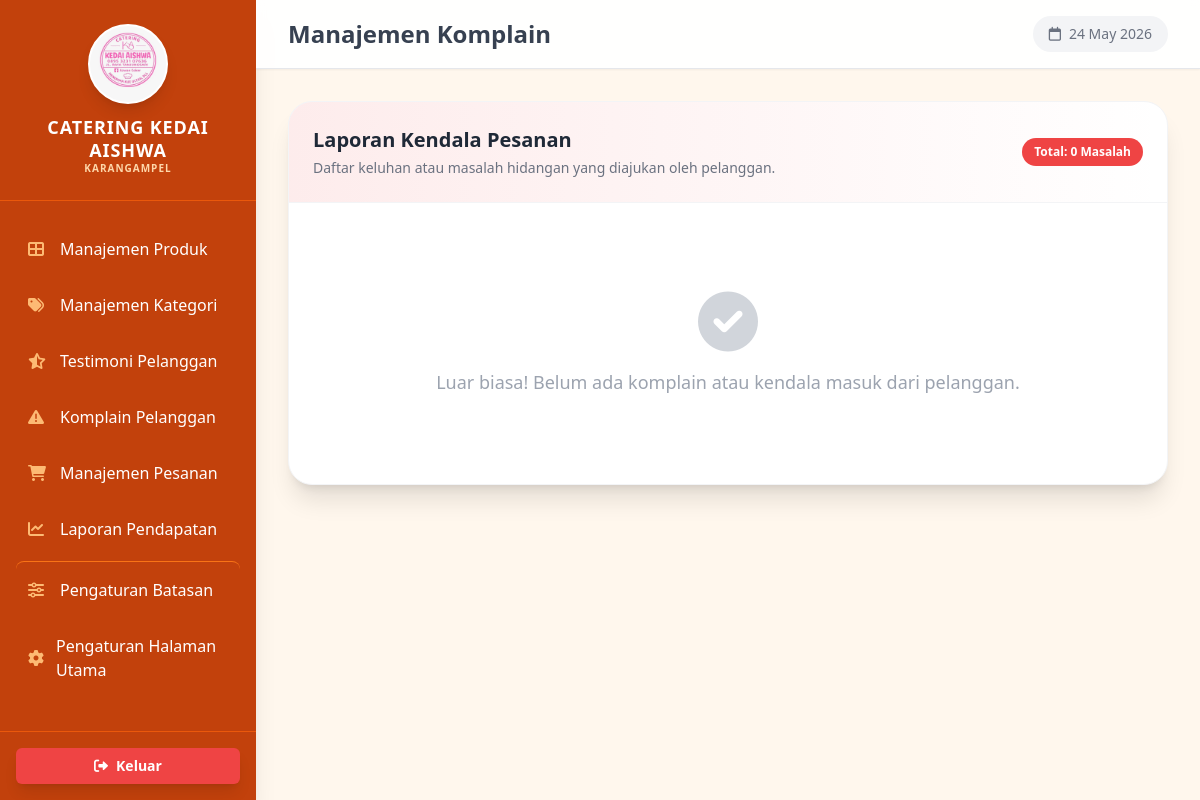
The app's page /pelanggan/dashboard_admin/admin_komplain.php (signed in), older data.
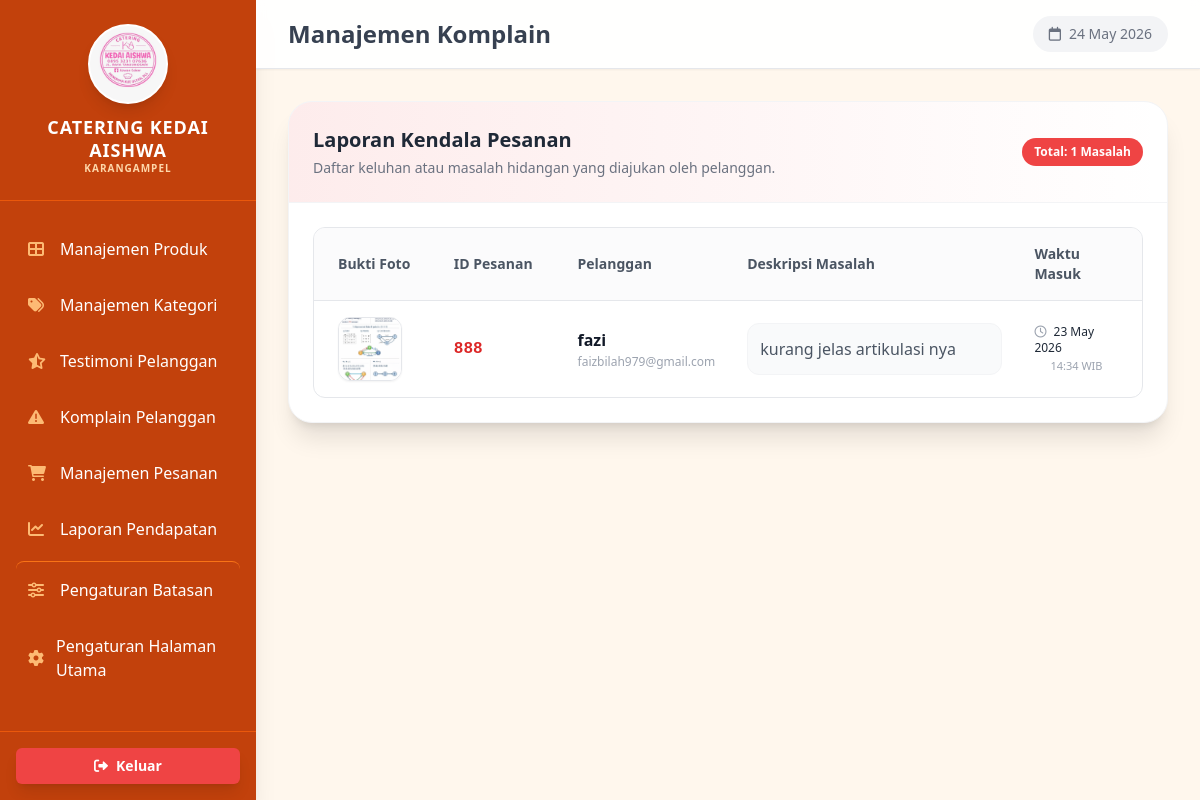
The same page, newer data.
### tables this page shows
CREATE TABLE `komplain` (
  `id` int(11) NOT NULL,
  `pesanan_id` varchar(50) NOT NULL,
  `nama_user` varchar(100) NOT NULL,
  `user_email` varchar(100) NOT NULL,
  `deskripsi` text NOT NULL,
  `foto_bukti` varchar(255) NOT NULL,
  `waktu_masuk` timestamp NOT NULL DEFAULT current_timestamp()
);

### pelanggan/dashboard_admin/admin_komplain.php (the view, shortened to what the changed rows need)
<?php
include('../koneksi.php');
$query = "SELECT * FROM komplain ORDER BY waktu_masuk DESC";
$result = mysqli_query($conn, $query);
?>
<!DOCTYPE html>
<html lang="id">
<head>
    <script src="https://cdn.tailwindcss.com"></script>
    <link rel="stylesheet" href="https://cdnjs.cloudflare.com/ajax/libs/font-awesome/6.0.0/css/all.min.css">
</head>
<body class="font-sans text-gray-800 flex h-screen overflow-hidden bg-gray-100">
    <?php include('sidebar.php'); ?>
    <main class="flex-1 overflow-y-auto bg-orange-50 flex flex-col">
        <header class="bg-white/90 backdrop-blur-sm shadow-sm p-4 px-8 flex justify-between items-center sticky top-0 z-10 border-b border-gray-200">
            <h2 class="text-2xl font-bold text-gray-700">Manajemen Komplain</h2>
        </header>
        <div class="p-8 flex-1">
            <div class="bg-white rounded-3xl shadow-xl border border-gray-100 overflow-hidden">
                <div class="p-6 border-b border-gray-100 bg-gradient-to-r from-red-500/10 to-transparent flex justify-between items-center">
                    <div>
                        <h3 class="font-extrabold text-xl text-gray-800">Laporan Kendala Pesanan</h3>
                        <p class="text-sm text-gray-500 mt-1">Daftar keluhan atau masalah hidangan yang diajukan oleh pelanggan.</p>
                    </div>
                    <span class="bg-red-500 text-white text-xs font-bold px-3 py-1.5 rounded-full">
                        Total: <?php echo mysqli_num_rows($result); ?> Masalah
                    </span>
                </div>
                <div class="p-6">
                    <?php if (mysqli_num_rows($result) == 0): ?>
                        <div class="text-center py-16">
                            <div class="text-gray-300 text-6xl mb-4">
                                <i class="fa-solid fa-circle-check"></i>
                            </div>
                            <h4 class="text-gray-400 text-lg font-medium">Luar biasa! Belum ada komplain atau kendala masuk dari pelanggan.</h4>
                        </div>
                    <?php else: ?>
                        <div class="overflow-x-auto rounded-xl border border-gray-200">
                            <table class="w-full text-left border-collapse">
                                <thead>
                                    <tr class="border-b border-gray-200 text-sm font-bold text-gray-600 bg-gray-50/70">
                                        <th class="p-4 pl-6" width="15%">Bukti Foto</th>
                                        <th class="p-4" width="15%">ID Pesanan</th>
                                        <th class="p-4" width="20%">Pelanggan</th>
                                        <th class="p-4" width="35%">Deskripsi Masalah</th>
                                        <th class="p-4 pr-6" width="15%">Waktu Masuk</th>
                                    </tr>
                                </thead>
                                <body class="divide-y divide-gray-100 text-sm text-gray-700">
                                    <?php while ($row = mysqli_fetch_assoc($result)): ?>
                                        <tr class="hover:bg-red-50/30 transition-colors">
                                            <td class="p-4 pl-6">
                                                <a href="../img/<?php echo htmlspecialchars($row['foto_bukti']); ?>" target="_blank" class="block w-16 h-16 group relative overflow-hidden rounded-xl border border-gray-200 shadow-sm">
                                                    <img src="../img/<?php echo htmlspecialchars($row['foto_bukti']); ?>" alt="Bukti Komplain" class="w-full h-full object-cover group-hover:scale-110 transition duration-300">
                                                </a>
                                            </td>
                                            <td class="p-4 font-mono font-bold text-red-600">
                                                <?php echo htmlspecialchars($row['pesanan_id']); ?>
                                            </td>
                                            <td class="p-4">
                                                <div class="font-bold text-gray-900"><?php echo htmlspecialchars($row['nama_user']); ?></div>
                                                <div class="text-xs text-gray-400 mt-0.5"><?php echo htmlspecialchars($row['user_email']); ?></div>
                                            </td>
                                            <td class="p-4">
                                                <p class="text-gray-600 bg-gray-50 p-3 rounded-xl border border-gray-100 leading-relaxed">
                                                    <?php echo htmlspecialchars($row['deskripsi']); ?>
                                                </p>
                                            </td>
                                            <td class="p-4 pr-6 text-gray-500 font-medium">
                                                <div class="text-gray-800 text-xs">
                                                    <i class="fa-regular fa-clock me-1 text-gray-400"></i>
                                                    <?php echo date('d M Y', strtotime($row['waktu_masuk'])); ?>
                                                </div>
                                                <div class="text-[11px] text-gray-400 mt-0.5 ps-4">
                                                    <?php echo date('H:i', strtotime($row['waktu_masuk'])); ?> WIB
                                                </div>
                                            </td>
                                        </tr>
                                    <?php endwhile; ?>
                                </body>
                            </table>
                        </div>
                    <?php endif; ?>
                </div>
            </div>
        </div>
    </main>
</body>
</html>

Row changes from the older to the newer data that the page shows:
added komplain: foto_bukti (picture), pesanan "888", nama_user "fazi", user_email "faizbilah979@gmail.com", deskripsi "kurang jelas artikulasi nya", waktu_masuk "23 May 2026", waktu_masuk "14:34"
Text that changed along with them:
mysqli_num_rows($result): "0" → "1"
text no longer shown: "Luar biasa! Belum ada komplain atau kendala masuk dari pelanggan."
text now shown: "Bukti Foto ID Pesanan Pelanggan Deskripsi Masalah Waktu Masuk"
